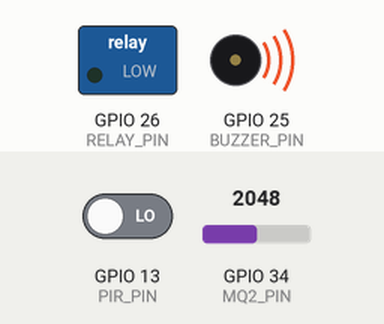
A sketch run on a simulated ESP32. Shown: switched loads named in the sketch (green lamp = pin HIGH), buzzer (waves = sounding, pin HIGH). Inputs (shaded band) come from the test bench; at power-on: GPIO 34 (MQ2_PIN) = 2048, GPIO 13 (PIR_PIN) LOW. What the sketch prints to the serial monitor is not drawn.

Above: at 6.9 s.
7.0 s: GPIO 34 (MQ2_PIN) set to 490
13.8 s: GPIO 34 (MQ2_PIN) set to 427
At 17.4 s:
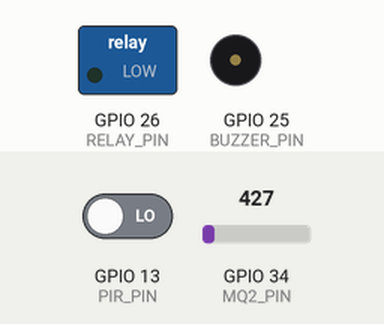
20.6 s: GPIO 13 (PIR_PIN) driven HIGH
At 22.2 s:
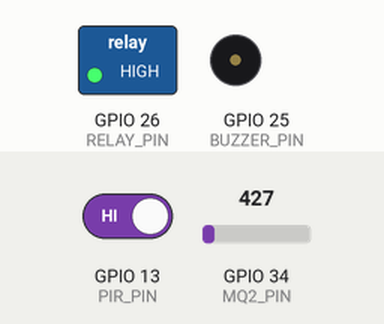
Timing chart, 0 to 23.7 s (numbered marks = the images above; inputs shaded):
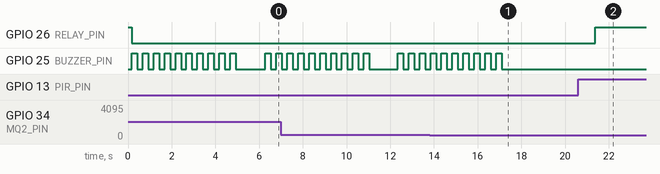

The sketch:

esp32_gas_solenoid_agentic_ai.ino
```cpp
/******************************************************
 FlameGuard AI – Agentic Gas Stove Safety System
 Hardware: ESP32 + MQ-2 + PIR + Relay + Solenoid + Buzzer
******************************************************/

#define MQ2_PIN 34          // Analog pin (ESP32 ADC)
#define PIR_PIN 13          // Digital pin for PIR sensor
#define RELAY_PIN 26        // Relay to control solenoid
#define BUZZER_PIN 25       // Buzzer for emergency alert

// Thresholds (tune after testing)
int gasThreshold = 300;      // Adjust based on MQ-2 readings
int riskLimit = 75;          // Risk score threshold to trigger shutdown

// Learning parameters
unsigned long learnedThreshold = 20000; // 20 sec initial safe unattended duration
int learningCount = 0;

// Timing variables
unsigned long unattendedStart = 0;

// Buzzer beep function
void emergencyBeep(int times) {
  for (int i = 0; i < times; i++) {
    digitalWrite(BUZZER_PIN, HIGH);
    delay(250);
    digitalWrite(BUZZER_PIN, LOW);
    delay(250);
  }
}

// Risk scoring function (0 - 100)
int calculateRisk(int gasValue, bool humanPresent, unsigned long unattendedTime, unsigned long learnedTime) {
  int risk = 0;

  // Gas intensity factor
  if (gasValue > gasThreshold + 150) risk += 40;
  else if (gasValue > gasThreshold) risk += 25;

  // Presence factor
  if (!humanPresent) risk += 25;

  // Unattended time factor
  if (unattendedTime > learnedTime) risk += 30;
  else risk += 10;

  if (risk > 100) risk = 100;
  return risk;
}

void setup() {
  Serial.begin(9600);

  pinMode(MQ2_PIN, INPUT);
  pinMode(PIR_PIN, INPUT);
  pinMode(RELAY_PIN, OUTPUT);
  pinMode(BUZZER_PIN, OUTPUT);

  // Default: Gas allowed (Relay depends on module)
  digitalWrite(RELAY_PIN, HIGH);
  digitalWrite(BUZZER_PIN, LOW);

  Serial.println("✅ FlameGuard AI Started (ESP32 + MQ-2 + PIR + Solenoid)");
}

void loop() {
  int gasValue = analogRead(MQ2_PIN);
  bool humanPresent = (digitalRead(PIR_PIN) == HIGH);

  unsigned long now = millis();
  unsigned long unattendedTime = 0;

  bool gasDetected = (gasValue > gasThreshold);

  // Case: Gas detected but no human
  if (gasDetected && !humanPresent) {

    if (unattendedStart == 0) {
      unattendedStart = now;
      Serial.println("⚠️ Gas detected and no human present → monitoring...");
    }

    unattendedTime = now - unattendedStart;

    int riskScore = calculateRisk(gasValue, humanPresent, unattendedTime, learnedThreshold);

    Serial.print("Gas=");
    Serial.print(gasValue);
    Serial.print(" | Human=NO");
    Serial.print(" | Unattended(ms)=");
    Serial.print(unattendedTime);
    Serial.print(" | Learned(ms)=");
    Serial.print(learnedThreshold);
    Serial.print(" | Risk=");
    Serial.println(riskScore);

    // Emergency Action
    if (riskScore >= riskLimit) {
      Serial.println("🚨 HIGH RISK! Closing solenoid + Alarm!");
      digitalWrite(RELAY_PIN, LOW);   // Close solenoid valve
      emergencyBeep(10);
    }

  }
  // Safe / Human present / Gas off
  else {

    // Learning: if user returns after being away
    if (unattendedStart != 0 && humanPresent) {
      unsigned long duration = now - unattendedStart;

      learnedThreshold =
        ((learnedThreshold * learningCount) + duration) /
        (learningCount + 1);

      learningCount++;

      Serial.print("🧠 Learned safe unattended time updated to: ");
      Serial.print(learnedThreshold);
      Serial.println(" ms");
    }

    unattendedStart = 0;

    // Normal state: allow gas, buzzer off
    digitalWrite(RELAY_PIN, HIGH);
    digitalWrite(BUZZER_PIN, LOW);

    Serial.print("Gas=");
    Serial.print(gasValue);
    Serial.print(" | Human=");
    Serial.print(humanPresent ? "YES" : "NO");
    Serial.println(" | Status=SAFE");
  }

  delay(1000);
}
```

Measured:
- the behaviour switches between 451 and 450 on GPIO 34 (MQ2_PIN) (found by bisection; images 0 and 1)
- after the input at 13.8 s, GPIO 25 (BUZZER_PIN): goes on until 17.1 s, then stays LOW
- after the input at 20.6 s, GPIO 26 (RELAY_PIN): LOW → HIGH after 0.77 s; GPIO 25 (BUZZER_PIN): stops changing and stays LOW
